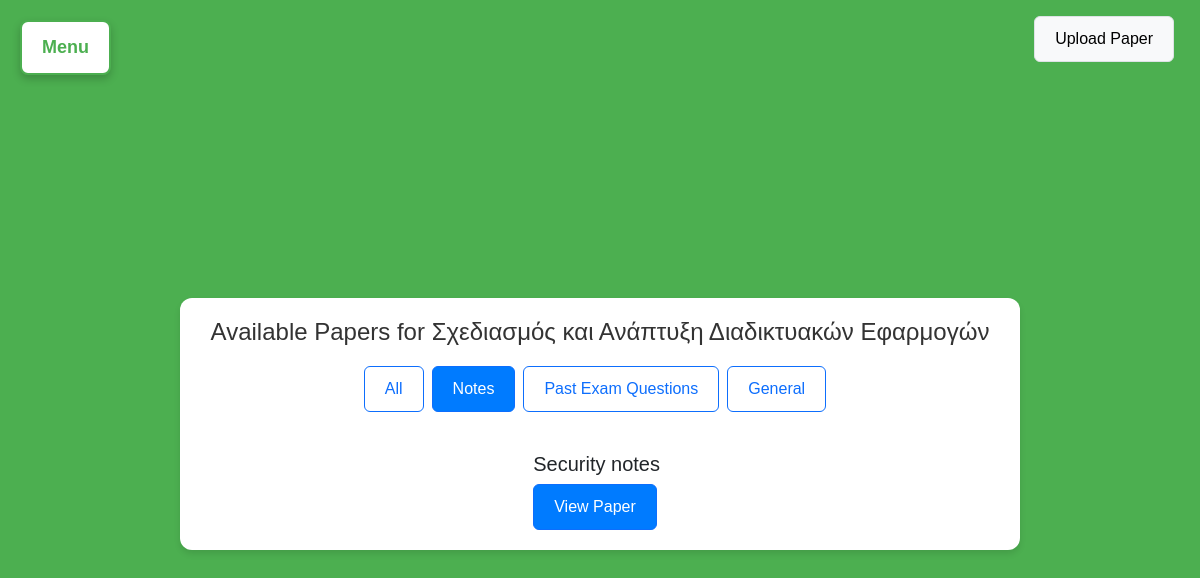
The app's page /papers/1/1/category/notes/ with its own data.
### myapp/models.py (models this page shows, shortened)
class Course(models.Model):
    name = models.CharField(max_length=255)
    department = models.ForeignKey(Department, on_delete=models.CASCADE, related_name='courses')

class Paper(models.Model):
    title = models.CharField(max_length=255)
    description = models.TextField(default="No description available")
    CATEGORY_CHOICES = [
    ('notes', 'Notes'),
    ('exams', 'Past Exam Questions'),
    ('general', 'General'),
]
    category = models.CharField(max_length=10, choices=CATEGORY_CHOICES, default='general')
    file = models.FileField(upload_to='papers/')  # Folder where the papers will be stored
    course = models.ForeignKey(Course, related_name='papers', on_delete=models.CASCADE)
    uploaded_at = models.DateTimeField(auto_now_add=True)

### myapp/views.py (the view)
# urls.py: path('papers/<int:department_id>/<int:course_id>/category/<str:category>/', views.papers_by_category_view, name='papers_by_category'),
def papers_by_category_view(request, department_id, course_id, category):
    department = get_object_or_404(Department, id=department_id)
    course = get_object_or_404(Course, id=course_id)
    papers = Paper.objects.filter(course=course, category=category)
    return render(request, 'papers.html', {
        'department': department,
        'course': course,
        'papers': papers,
        'current_category': category  # Optional: to highlight selected filter
    })

### myapp/templates/papers.html (shortened to what this page needs)
<!DOCTYPE html>
<html lang="en">
    {% load static %}
<head>
    <link href="https://cdn.jsdelivr.net/npm/bootstrap@5.3.0-alpha1/dist/css/bootstrap.min.css" rel="stylesheet">
    <link rel="stylesheet" href="{% static 'css/style.css' %}">
</head>
<body class="papers-page">
    <div class="dropdown-container">
        <button class="dropdown-btn" id="menu-toggle">Menu</button>
    </div>
    <div class="position-absolute top-0 end-0 p-3">
        <a href="{% url 'upload_paper' %}" class="btn btn-light border">Upload Paper</a>
    </div>
    <div class="container mt-5">
        <h2 class="text-center">Available Papers for {{ course.name }}</h2>
        <div class="d-flex justify-content-end mb-3">
            <a href="{% url 'papers' department_id=department.id course_id=course.id %}"
               class="btn {% if current_category == 'all' %}btn-primary{% else %}btn-outline-primary{% endif %} me-2">
                All
            </a>
            <a href="{% url 'papers_by_category' department_id=department.id course_id=course.id category='notes' %}"
               class="btn {% if current_category == 'notes' %}btn-primary{% else %}btn-outline-primary{% endif %} me-2">
                Notes
            </a>
            <a href="{% url 'papers_by_category' department_id=department.id course_id=course.id category='exams' %}"
               class="btn {% if current_category == 'exams' %}btn-primary{% else %}btn-outline-primary{% endif %} me-2">
                Past Exam Questions
            </a>
            <a href="{% url 'papers_by_category' department_id=department.id course_id=course.id category='general' %}"
               class="btn {% if current_category == 'general' %}btn-primary{% else %}btn-outline-primary{% endif %}">
                General
            </a>
        </div>
        <div class="paper-list mt-4">
            <form method="POST" action="{% url 'papers' department_id=department.id course_id=course.id %}">
                {% for paper in papers %}
                    <div class="paper-item">
                        <h5>{{ paper.title }}</h5>
                        <a href="{% url 'paper_detail' department_id=department.id course_id=course.id paper_id=paper.id %}" class="btn btn-primary">View Paper</a>
                    </div>
                {% empty %}
                    <p>No papers available for this course.</p>
                {% endfor %}
            </form>
        </div>
    </div>
</body>
</html>

### myapp/static/css/style.css (style rules this page uses)
body { background-color: #f7f7f7; font-family: 'Arial', sans-serif; margin: 0; padding: 0; }
h2 { margin-bottom: 20px; color: #333; font-size: 24px; }
a { text-decoration: none; color: #4CAF50; }
.dropdown-container { position: fixed; top: 20px; left: 20px; display: inline-block; }
.container { max-width: 1000px; margin: 0 auto; padding: 20px; }
button { font-size: 16px; padding: 10px 20px; border-radius: 8px; }
.papers-page { display: flex; justify-content: center; align-items: center; height: 100vh; background-color: #4CAF50; }
.papers-page .container { width: 70%; padding: 20px; background-color: #ffffff; box-shadow: 0 4px 6px rgba(0, 0, 0, 0.1); border-radius: 12px; }
.university-page .container, .department-page .container, .papers-page .container { display: flex; flex-direction: column; justify-content: center; align-items: center; }
.btn { margin-right: 10px; padding: 10px 20px; font-size: 16px; }
.btn-primary { background-color: #007bff; color: white; }
.dropdown-btn { background-color: white; color: #4CAF50; padding: 12px 20px; font-size: 18px; border: 2px solid #4CAF50; cursor: pointer; border-radius: 8px; font-weight: bold; box-shadow: 0 4px 8px rgba(0, 0, 0, 0.2); }

### records on screen
Course: name "Σχεδιασμός και Ανάπτυξη Διαδικτυακών Εφαρμογών"
Paper: title "Security notes"
